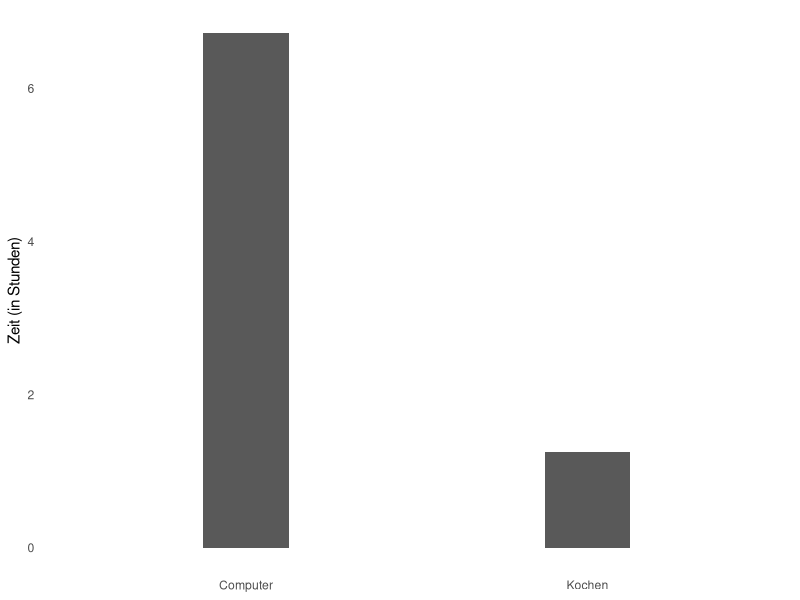

Write R code to recreate this figure.
## ---- chunk 1
#| fig-cap: "Täglich investierte Zeit: Kochen vs. Computer  Ratnaweera et al (2025), n = 1"
#| fig-width: 3

library(ggplot2)

df <- data.frame(activity = c("Kochen", "Computer"), hours = c(1.25, 6.72))

ggplot(df, aes(activity, hours)) +
  geom_col(width = 0.25) +
  labs(y = "Zeit (in Stunden)") +
  theme_minimal() +
  theme(panel.grid = element_blank(), axis.title.x = element_blank()) 



